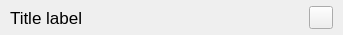
<?xml version="1.0" encoding="UTF-8"?>
<ui version="4.0">
 <class>color_value</class>
 <widget class="CardWidget" name="color_value">
  <property name="geometry">
   <rect>
    <x>0</x>
    <y>0</y>
    <width>343</width>
    <height>35</height>
   </rect>
  </property>
  <property name="windowTitle">
   <string>Form</string>
  </property>
  <layout class="QHBoxLayout" name="horizontalLayout">
   <property name="spacing">
    <number>10</number>
   </property>
   <property name="leftMargin">
    <number>10</number>
   </property>
   <property name="topMargin">
    <number>1</number>
   </property>
   <property name="rightMargin">
    <number>10</number>
   </property>
   <property name="bottomMargin">
    <number>1</number>
   </property>
   <item>
    <widget class="TitleLabel" name="tittle">
     <property name="font">
      <font>
       <family>Segoe UI</family>
       <pointsize>13</pointsize>
       <bold>false</bold>
      </font>
     </property>
     <property name="text">
      <string>Title label</string>
     </property>
    </widget>
   </item>
   <item>
    <widget class="Color_Picker_Button" name="value">
     <property name="text">
      <string/>
     </property>
    </widget>
   </item>
  </layout>
 </widget>
 <customwidgets>
  <customwidget>
   <class>CardWidget</class>
   <extends>QFrame</extends>
   <header>qfluentwidgets</header>
   <container>1</container>
  </customwidget>
  <customwidget>
   <class>TitleLabel</class>
   <extends>QLabel</extends>
   <header>qfluentwidgets</header>
  </customwidget>
  <customwidget>
   <class>Color_Picker_Button</class>
   <extends>QToolButton</extends>
   <header location="global">atklip.gui.components._pushbutton</header>
  </customwidget>
 </customwidgets>
 <resources/>
 <connections/>
</ui>
